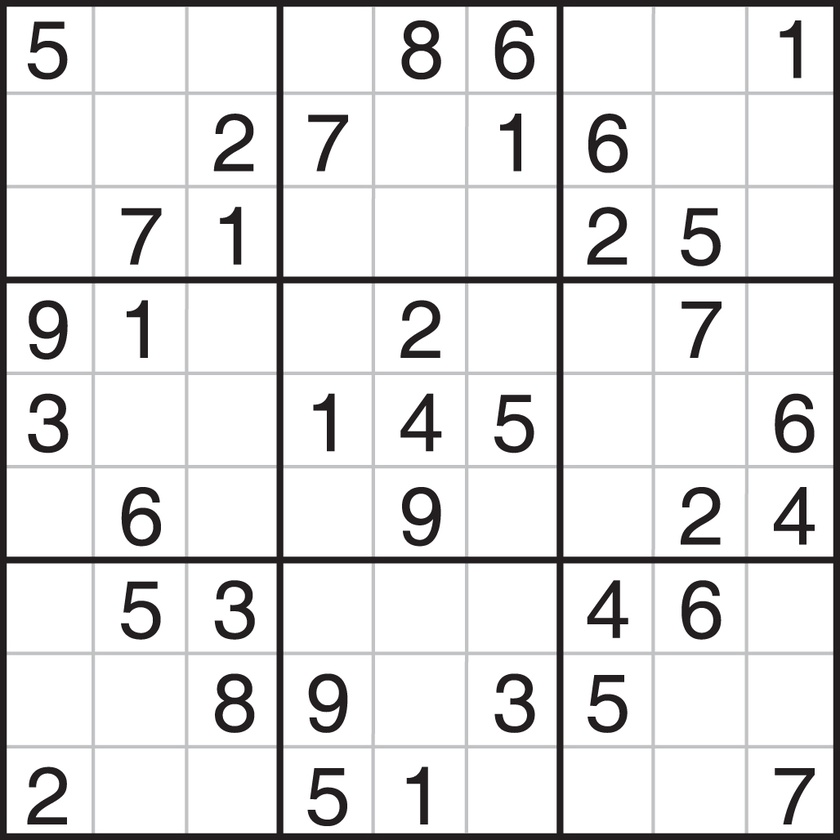
#> input picture img2string/sudoku.jpg, 840 x 840 px, shrunk from 1028 x 1028 before the run
$ python main.py
#> lines starting #> are read from the running program, lines starting #| are printed output that depends on the picture; after the words box and inside, x2 and y2 are one past the last pixel; in counts of white or black regions, pixels touching at a corner belong together
import cv2
import pytesseract
import numpy as np

# read the image
img = cv2.imread('sudoku.jpg')
#> img is the input picture: shape (840, 840, 3); mean B, G, R 227.2, 226.9, 227.3

# preprocess the image
gray = cv2.cvtColor(img, cv2.COLOR_BGR2GRAY)
blur = cv2.GaussianBlur(gray, (5, 5), 0)
# thresh = cv2.adaptiveThreshold(blur, 255, cv2.ADAPTIVE_THRESH_GAUSSIAN_C, cv2.THRESH_BINARY_INV, 11, 2)
thresh = cv2.adaptiveThreshold(blur, 255, cv2.ADAPTIVE_THRESH_GAUSSIAN_C, cv2.THRESH_BINARY, 21, 7)
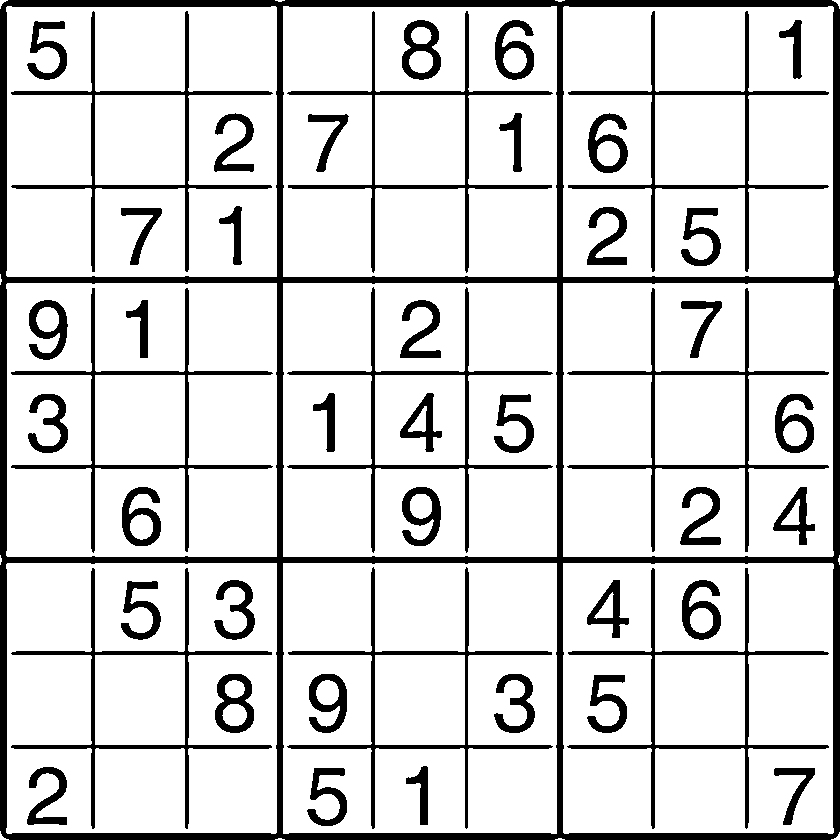
#> thresh: shape (840, 840); 84.1% white; 47 black regions, largest, box (x1, y1, x2, y2) and area: (0, 0, 840, 840) 42807, (287, 287, 553, 553) 4048, (11, 288, 273, 553) 4017
cv2.imwrite('thresh.jpg', thresh)


def extract_cells(image):
    # Convert the image to grayscale
#> (the run stopped early here; a loop or call above may not have finished)
